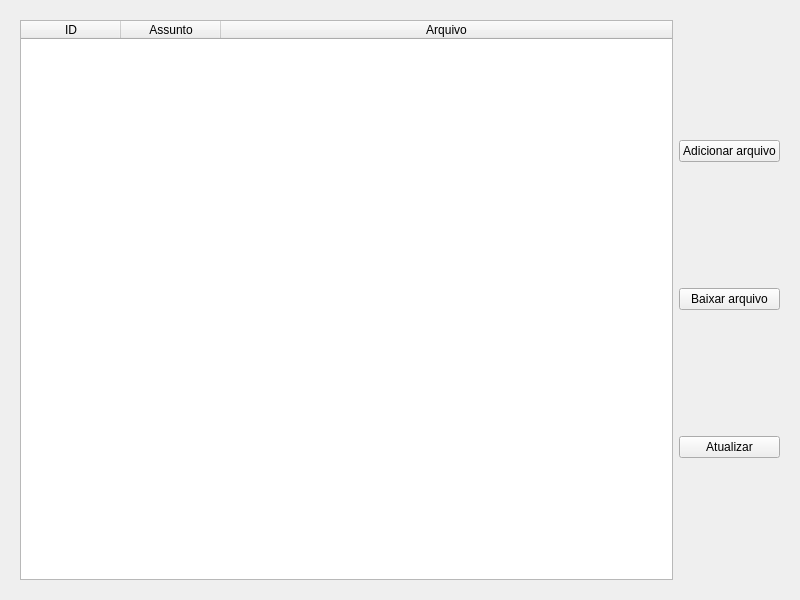
<?xml version="1.0" encoding="UTF-8"?>
<ui version="4.0">
 <class>MainWindow</class>
 <widget class="QMainWindow" name="MainWindow">
  <property name="geometry">
   <rect>
    <x>0</x>
    <y>0</y>
    <width>800</width>
    <height>600</height>
   </rect>
  </property>
  <property name="windowTitle">
   <string>MainWindow</string>
  </property>
  <widget class="QWidget" name="centralwidget">
   <layout class="QVBoxLayout" name="verticalLayout">
    <property name="leftMargin">
     <number>20</number>
    </property>
    <property name="topMargin">
     <number>20</number>
    </property>
    <property name="rightMargin">
     <number>20</number>
    </property>
    <property name="bottomMargin">
     <number>20</number>
    </property>
    <item>
     <layout class="QHBoxLayout" name="horizontalLayout">
      <item>
       <layout class="QVBoxLayout" name="verticalLayout_3">
        <item>
         <widget class="QTableWidget" name="tableWidget">
          <attribute name="horizontalHeaderStretchLastSection">
           <bool>true</bool>
          </attribute>
          <attribute name="verticalHeaderStretchLastSection">
           <bool>false</bool>
          </attribute>
          <column>
           <property name="text">
            <string>ID</string>
           </property>
          </column>
          <column>
           <property name="text">
            <string>Assunto</string>
           </property>
          </column>
          <column>
           <property name="text">
            <string>Arquivo</string>
           </property>
          </column>
         </widget>
        </item>
       </layout>
      </item>
      <item>
       <layout class="QVBoxLayout" name="verticalLayout_4">
        <item>
         <widget class="QPushButton" name="addMsg">
          <property name="text">
           <string>Adicionar arquivo</string>
          </property>
         </widget>
        </item>
        <item>
         <widget class="QPushButton" name="baixarArquivoBtn">
          <property name="text">
           <string>Baixar arquivo</string>
          </property>
         </widget>
        </item>
        <item>
         <widget class="QPushButton" name="atualizar">
          <property name="text">
           <string>Atualizar</string>
          </property>
         </widget>
        </item>
       </layout>
      </item>
     </layout>
    </item>
   </layout>
  </widget>
 </widget>
 <resources/>
 <connections/>
</ui>
